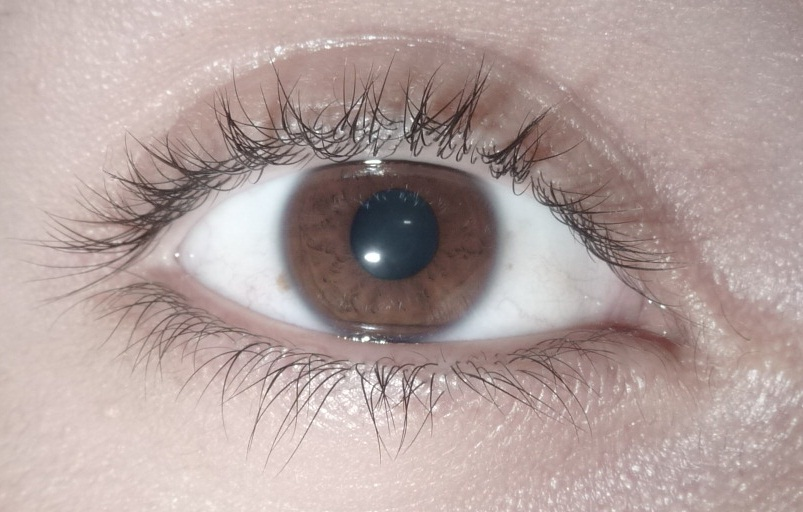
#> input picture test_images/eye1.jpg, 803 x 512 px
$ python -i dataset_tools.py   (imports and definitions only)
#> lines starting #> are read from the running program, lines starting #| are printed output that depends on the picture
import hashlib
import math
import random
from dataclasses import dataclass
from pathlib import Path

import numpy as np
from PIL import Image, ImageFilter, ImageOps

VALID_SUFFIXES = {".jpg", ".jpeg", ".png", ".bmp", ".tif", ".tiff"}
CANONICAL_CLASSES = {
    "normal": "1_normal",
    "cataract": "2_cataract",
    "glaucoma": "2_glaucoma",
    "retina": "3_retina_disease",
    "retina_disease": "3_retina_disease",
}


@dataclass
class ImageQualityResult:
    keep: bool
    reason: str
    blur_score: float
    mean_brightness: float
    eye_score: float


# [15 lines left out: functions canonical_class_dir, ensure_extra_data_dirs, not called in this run]


def safe_open_rgb(image_path: str | Path) -> Image.Image | None:
#> called with image_path = 'test_images/eye1.jpg'
    try:
        with Image.open(image_path) as image:
#> image is the input picture: PIL image 803x512 RGB; mean R, G, B 178.9, 161.5, 158.5
            rgb = ImageOps.exif_transpose(image)
            rgb = rgb.convert("RGB")
            rgb.load()
            return rgb.copy()
    except Exception:
        return None


# [28 lines left out: functions image_file_hash, laplacian_variance, not called in this run]


def is_blurry(image: Image.Image, threshold: float = 8.0) -> bool:
    return laplacian_variance(image) < threshold


def mean_brightness(image: Image.Image) -> float:
    return float(np.asarray(image.convert("L"), dtype=np.float32).mean())


# [65 lines left out: functions is_bad_exposure, estimate_eye_region_score, circular_iris_score, not called in this run]


def has_circular_iris_like_region(image: Image.Image, threshold: float = 0.26) -> bool:
    return circular_iris_score(image) >= threshold


# [22 lines left out: function evaluate_image_quality, not called in this run]


def _clip_histogram(histogram: np.ndarray, clip_limit: int) -> np.ndarray:
    clipped = np.minimum(histogram, clip_limit)
    excess = int(histogram.sum() - clipped.sum())
    if excess > 0:
        clipped += excess // len(histogram)
        remainder = excess % len(histogram)
        if remainder > 0:
            clipped[:remainder] += 1
    return clipped


def clahe_enhance(image: Image.Image, tile_grid_size: int = 8, clip_limit: float = 2.0) -> Image.Image:
#> called with tile_grid_size = 8, clip_limit = 2
    ycbcr = image.convert("YCbCr")
#> ycbcr: PIL image 803x512 YCbCr; mean of channels 0, 1, 2 165.8, 123.1, 136.5
    y_channel, cb_channel, cr_channel = ycbcr.split()
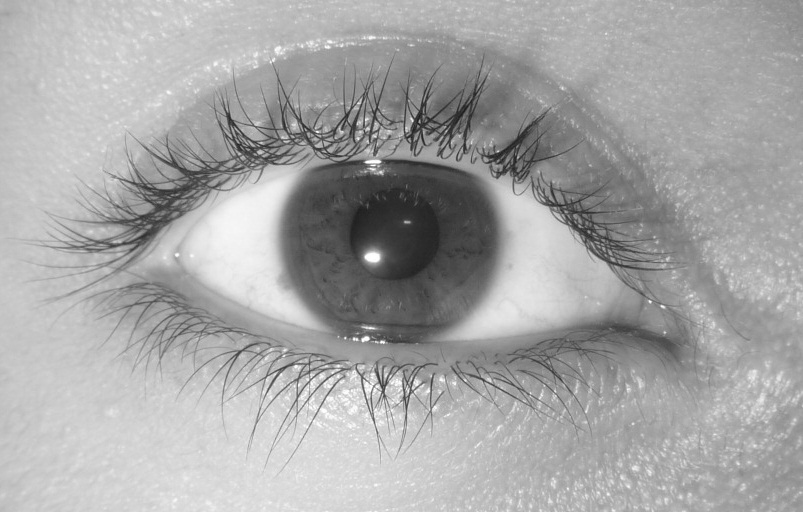
#> y_channel: PIL image 803x512 L; min 26, max 255, mean 165.8
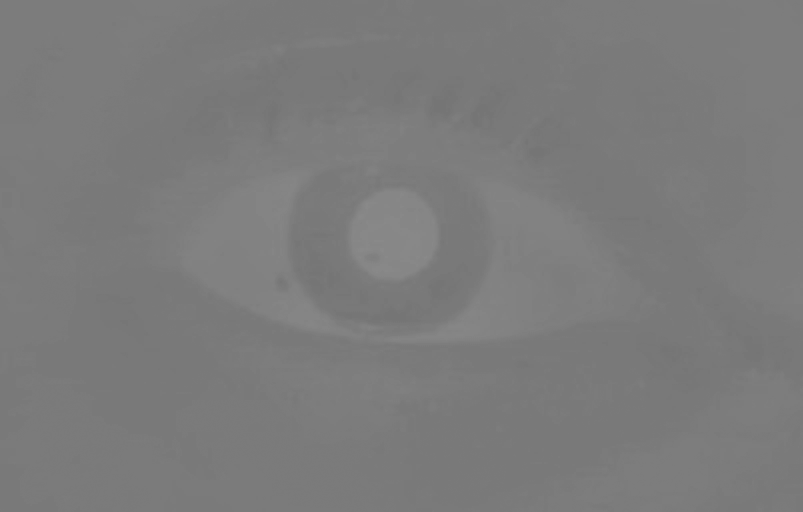
#> cb_channel: PIL image 803x512 L; min 117, max 138, mean 123.1
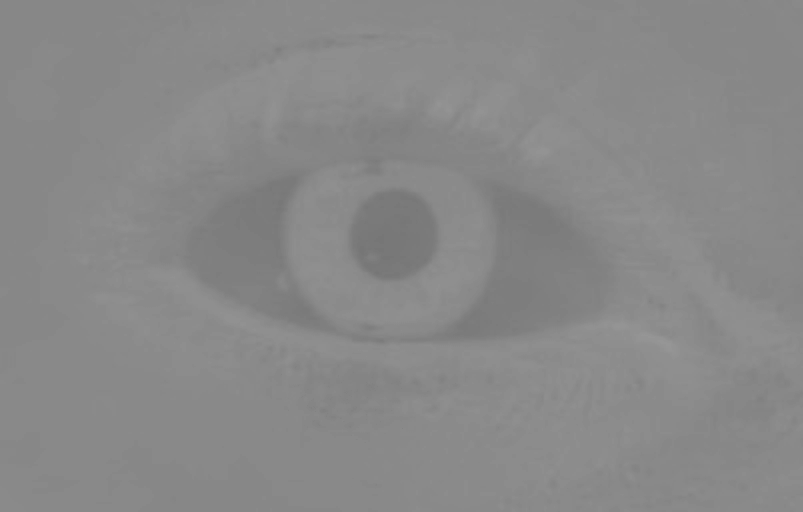
#> cr_channel: PIL image 803x512 L; min 118, max 150, mean 136.5
    y = np.asarray(y_channel, dtype=np.uint8)
    height, width = y.shape
#> height = 512; width = 803

    tiles_y = max(1, tile_grid_size)
    tiles_x = max(1, tile_grid_size)
    tile_height = math.ceil(height / tiles_y)
#> tile_height = 64
    tile_width = math.ceil(width / tiles_x)
#> tile_width = 101
    enhanced = np.zeros_like(y)

    for tile_y in range(tiles_y):
        for tile_x in range(tiles_x):
            y0 = tile_y * tile_height
            y1 = min((tile_y + 1) * tile_height, height)
            x0 = tile_x * tile_width
            x1 = min((tile_x + 1) * tile_width, width)
            tile = y[y0:y1, x0:x1]

            histogram = np.bincount(tile.ravel(), minlength=256).astype(np.int32)
            tile_clip_limit = max(1, int(clip_limit * tile.size / 256.0))
            clipped = _clip_histogram(histogram, tile_clip_limit)
            cdf = clipped.cumsum()
            cdf_min = int(cdf[cdf > 0][0]) if np.any(cdf > 0) else 0
            denominator = max(int(cdf[-1] - cdf_min), 1)
            lookup = np.round((cdf - cdf_min) * 255.0 / denominator).clip(0, 255).astype(np.uint8)
            enhanced[y0:y1, x0:x1] = lookup[tile]
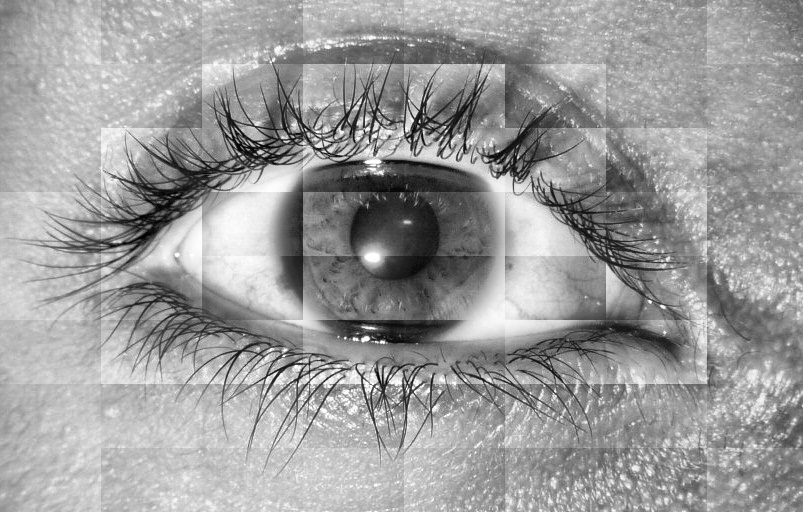
#> enhanced: shape (512, 803); min 2, max 255, mean 155.8

    enhanced_image = Image.fromarray(enhanced, mode="L")
    return Image.merge("YCbCr", (enhanced_image, cb_channel, cr_channel)).convert("RGB")


def sharpen_image(image: Image.Image) -> Image.Image:
    return image.filter(ImageFilter.UnsharpMask(radius=1.2, percent=120, threshold=2))
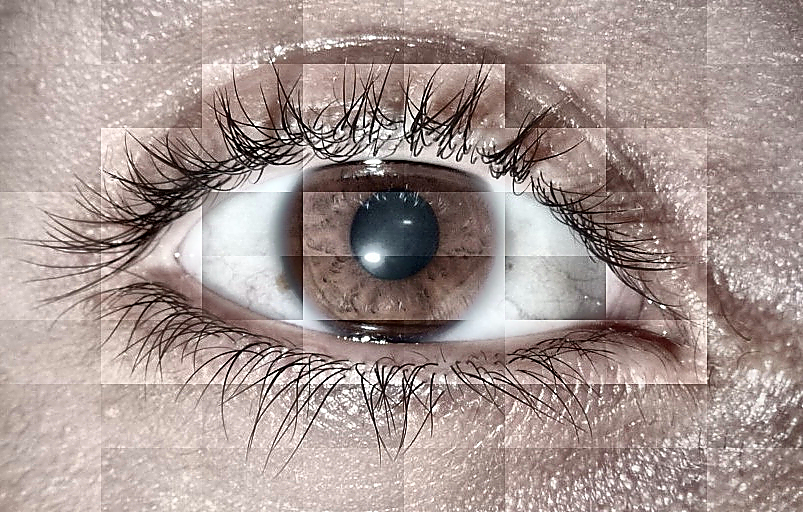
#> returned value: PIL image 803x512 RGB; mean R, G, B 167, 151, 146.8


def load_enhanced_rgb(image_path: str | Path) -> Image.Image | None:
    image = safe_open_rgb(image_path)
    if image is None:
        return None
    image = clahe_enhance(image)
    image = sharpen_image(image)
    return image


# [48 lines left out: function split_samples, not called in this run]

>>> result = load_enhanced_rgb('test_images/eye1.jpg')

$ run again, on test_images/eye2.jpg
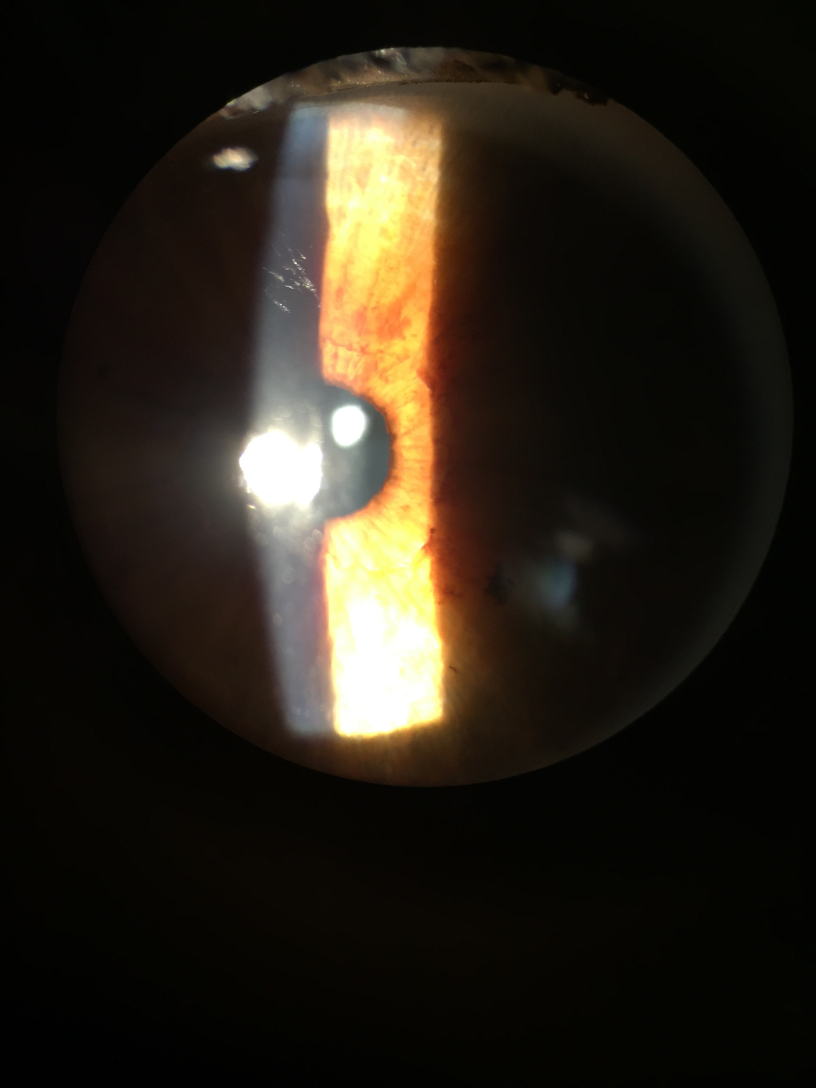
#> input picture test_images/eye2.jpg, 2448 x 3264 px (shown at 1/3 size)
#> in safe_open_rgb, image is the input picture: PIL image 2448x3264 RGB; mean R, G, B 39.4, 33.4, 23.9
#> ycbcr: PIL image 2448x3264 YCbCr; mean of channels 0, 1, 2 33.6, 121.8, 131.3
#> in clahe_enhance, `y_channel, cb_channel, cr_channel = ycbcr.split()`:
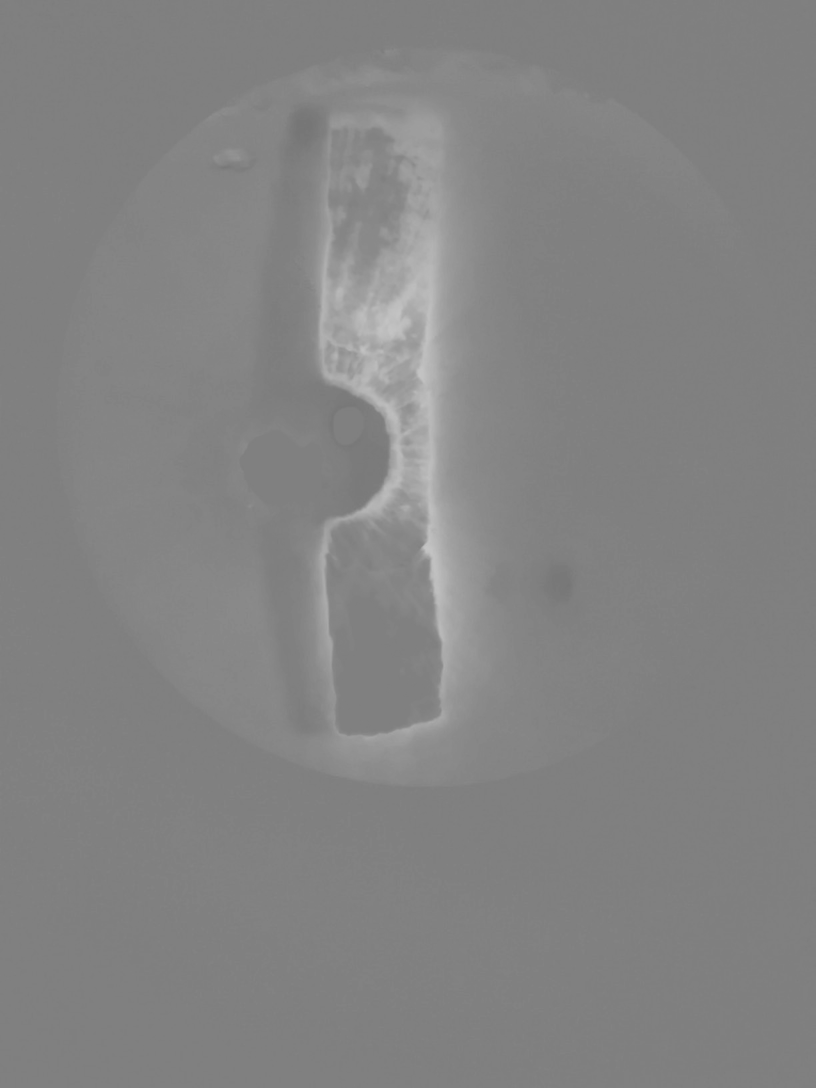
#> cr_channel: PIL image 2448x3264 L (shown at 1/3 size); min 117, max 199, mean 131.3
#> in clahe_enhance, `return Image.merge("YCbCr", (enhanced_image, cb_channel, cr_channel))...`:
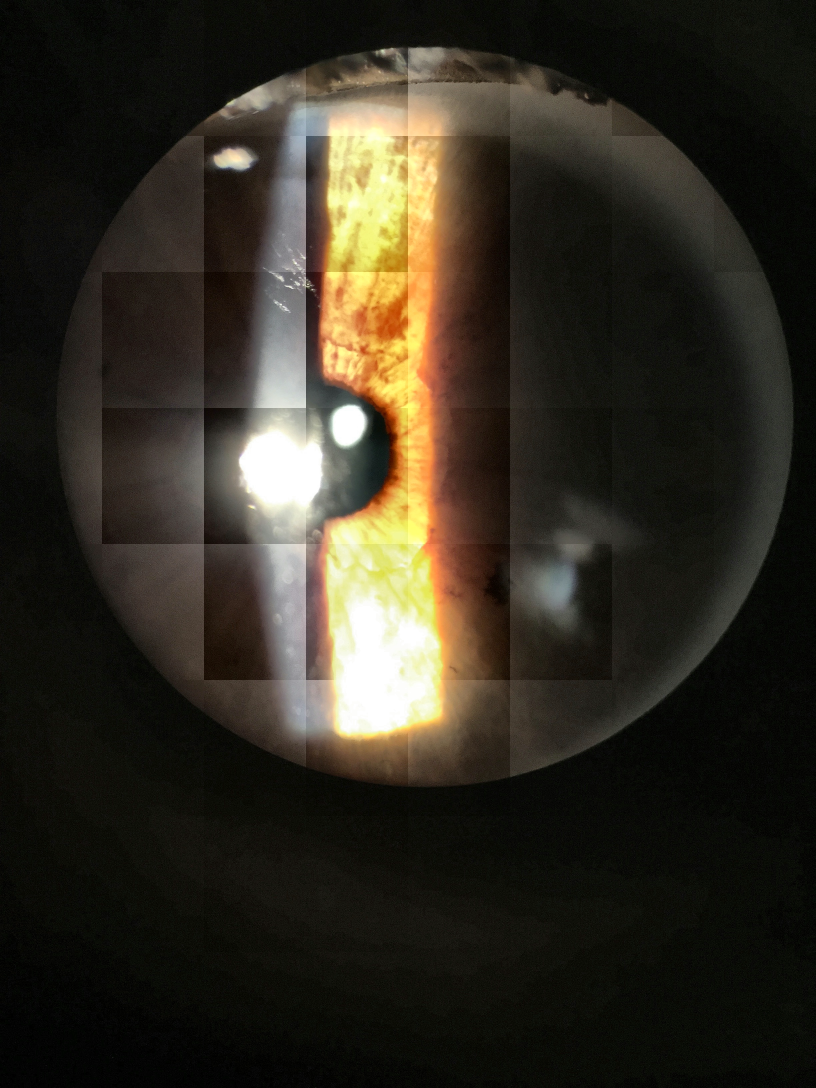
#> returned value: PIL image 2448x3264 RGB (shown at 1/3 size); mean R, G, B 49.3, 44.5, 33.7
